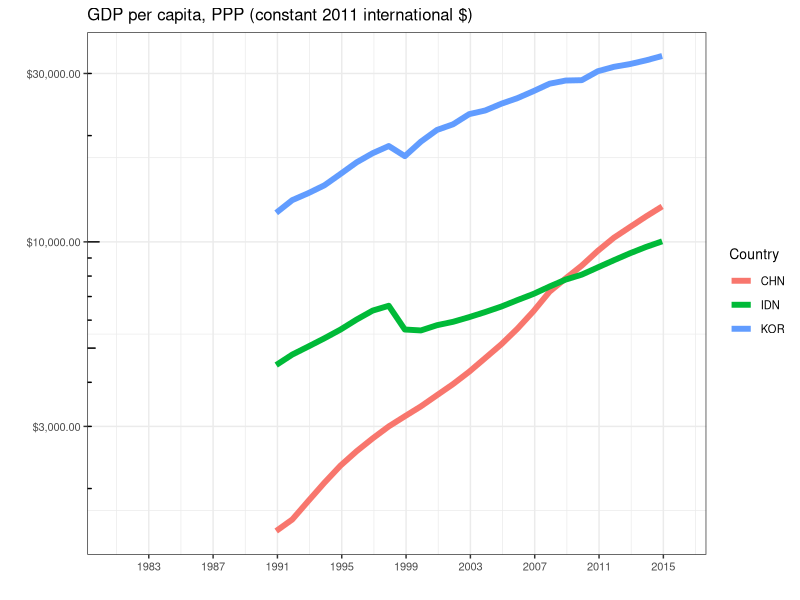
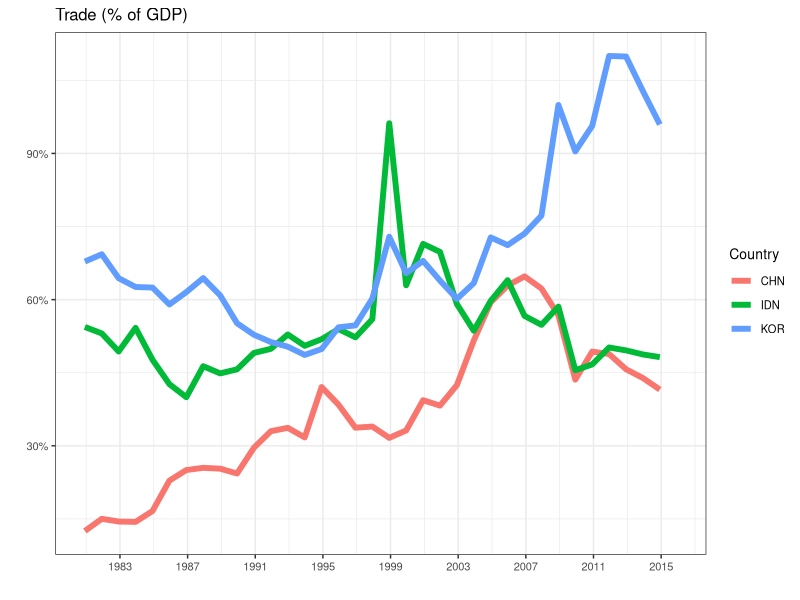
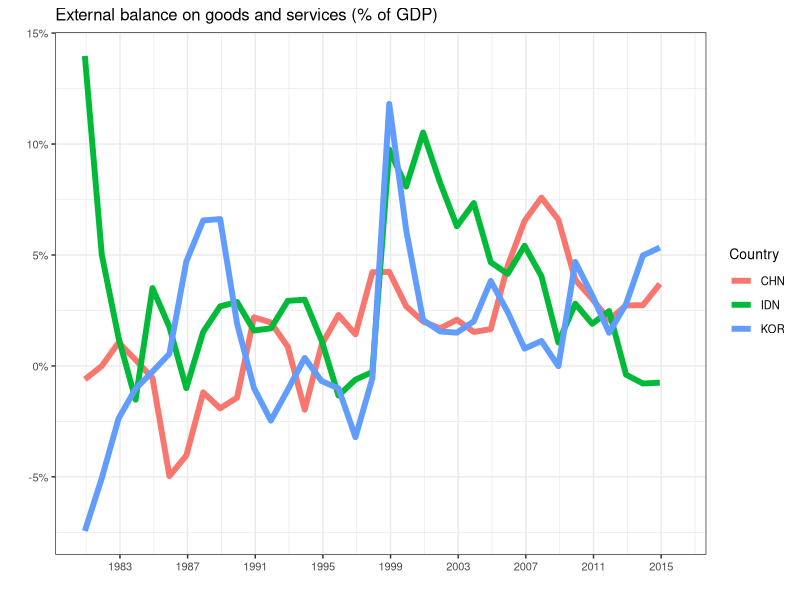
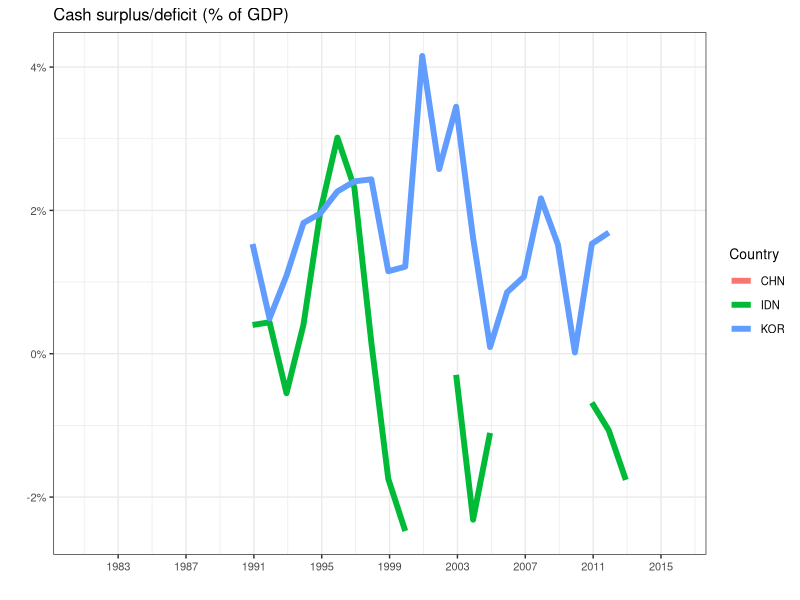
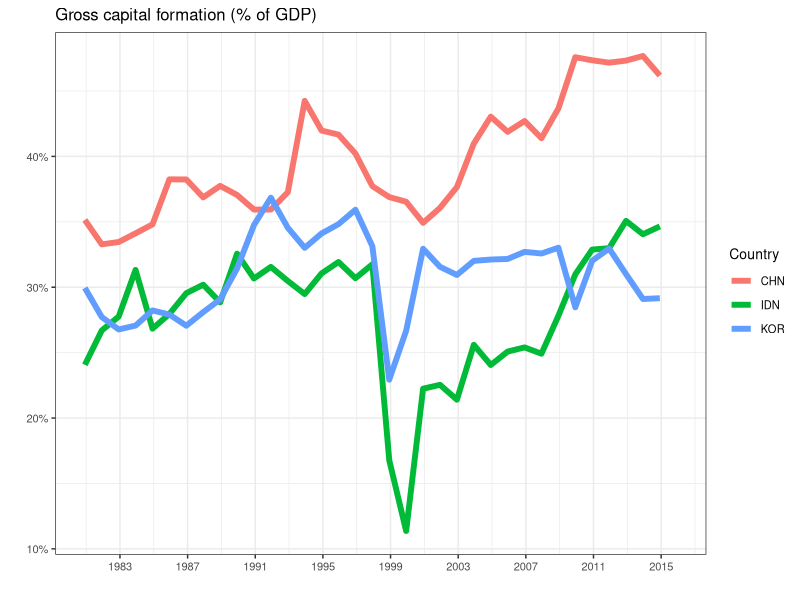
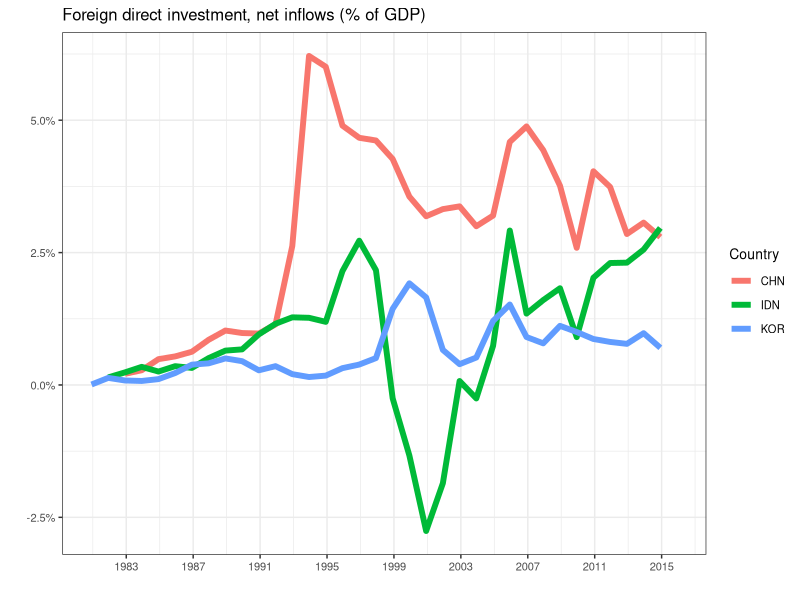
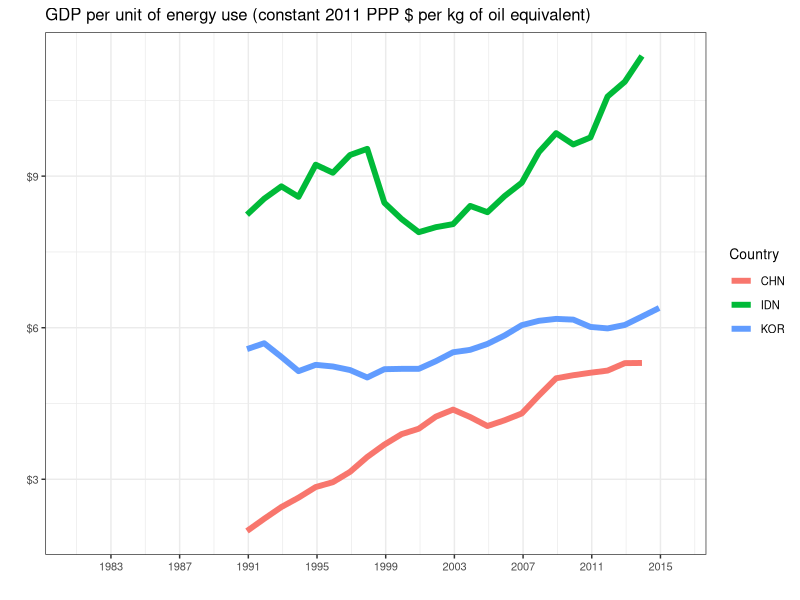
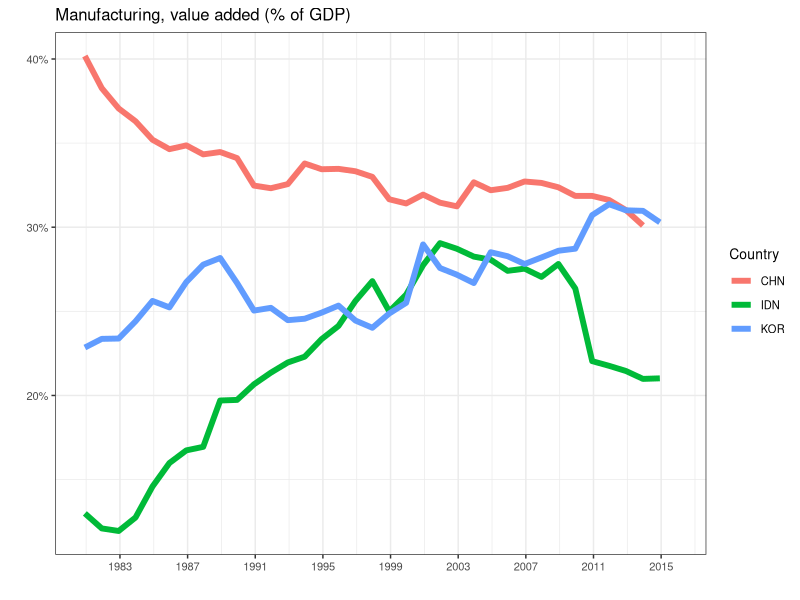

Here is the R script that generated these plots, in order:
## ---- chunk 1
library(reshape)
library(ggplot2)
library(plyr)
library(reshape)
library(scales)
library(ggthemes)

x <- read.csv (
    "Team-1-Data.csv", 
    na.strings=c("NA","NaN", " ", "..") 
    )

plotList <- read.csv("Team-1-Definition-and-Source.csv")

names(x)[5:40] <- c(1980:2015)
data <- subset(x, select=-c(Country.Name, Series.Name))
names(data)[1] <- "Country"
mdata <- melt(data, id=c("Series.Code","Country"), variable.name="Year", value.name="Value")
mdata$variable <- as.Date(mdata$variable, format="%Y")
## ---- chunk 2
### Plot 1
p <- ggplot (
    data = mdata[ which(mdata$Series.Code==plotList$Code[1]), ] 
    ,aes(x = variable, y = value, color = Country, group = Country)
)
p + geom_line(aes(), size=2) +
   theme_bw() +
#    theme_economist() + scale_colour_economist() +
    ggtitle(plotList$Indicator.Name[1]) +
    theme(text = element_text(size=10)) +
    scale_y_log10(name="", labels=dollar) + # This creates a log scale for Plot 1 only
    annotation_logticks(side = "l")  +
    scale_x_date(name = "", date_breaks = "4 years", date_labels = "%Y")

## ---- chunk 3
### Plot 2
p <- ggplot (
    data = mdata[ which(mdata$Series.Code==plotList$Code[2]), ] 
    ,aes(x = variable, y = value/100, color = Country, group = Country)
)
p + geom_line(aes(), size=2) +
   theme_bw() +
#    theme_economist() + scale_colour_economist() +
    ggtitle(plotList$Indicator.Name[2]) +
    scale_y_continuous(name="",labels=percent) + 
    theme(text = element_text(size=10)) +
    scale_x_date(name = "", date_breaks = "4 years", date_labels = "%Y") 
## ---- chunk 4
### Plot 3
p <- ggplot (
    data = mdata[ which(mdata$Series.Code==plotList$Code[3]), ] 
    ,aes(x = variable, y = value/100, color = Country, group = Country)
)
p + geom_line(aes(), size=2) +
   theme_bw() +
#    theme_economist() + scale_colour_economist() +
    ggtitle(plotList$Indicator.Name[3]) +
    scale_y_continuous(name="",labels=percent) + 
    theme(text = element_text(size=10)) +
    scale_x_date(name = "", date_breaks = "4 years", date_labels = "%Y") 
## ---- chunk 5
### Plot 4
p <- ggplot (
    data = mdata[ which(mdata$Series.Code==plotList$Code[4]), ] 
    ,aes(x = variable, y = value/100, color = Country, group = Country)
)
p + geom_line(aes(), size=2) +
   theme_bw() +
#    theme_economist() + scale_colour_economist() +
    ggtitle(plotList$Indicator.Name[4]) +
    scale_y_continuous(name="",labels=percent) + 
    theme(text = element_text(size=10)) +
    scale_x_date(name = "", date_breaks = "4 years", date_labels = "%Y") 
## ---- chunk 6
### Plot 5
p <- ggplot (
    data = mdata[ which(mdata$Series.Code==plotList$Code[5]), ] 
    ,aes(x = variable, y = value/100, color = Country, group = Country)
)
p + geom_line(aes(), size=2) +
   theme_bw() +
#    theme_economist() + scale_colour_economist() +
    ggtitle(plotList$Indicator.Name[5]) +
    scale_y_continuous(name="",labels=percent) + 
    theme(text = element_text(size=10)) +
    scale_x_date(name = "", date_breaks = "4 years", date_labels = "%Y") 
## ---- chunk 7
### Plot 6
p <- ggplot (
    data = mdata[ which(mdata$Series.Code==plotList$Code[6]), ] 
    ,aes(x = variable, y = value/100, color = Country, group = Country)
)
p + geom_line(aes(), size=2) +
   theme_bw() +
#    theme_economist() + scale_colour_economist() +
    ggtitle(plotList$Indicator.Name[6]) +
    scale_y_continuous(name="",labels=percent) + 
    theme(text = element_text(size=10)) +
    scale_x_date(name = "", date_breaks = "4 years", date_labels = "%Y") 
## ---- chunk 8
### Plot 7
p <- ggplot (
    data = mdata[ which(mdata$Series.Code==plotList$Code[7]), ] 
    ,aes(x = variable, y = value, color = Country, group = Country)
)
p + geom_line(aes(), size=2) +
   theme_bw() +
#    theme_economist() + scale_colour_economist() +
    ggtitle(plotList$Indicator.Name[7]) +
    theme(text = element_text(size=10)) +
    scale_y_continuous(name="", labels=dollar) + # This creates a log scale for Plot 1 only
    scale_x_date(name = "", date_breaks = "4 years", date_labels = "%Y") 
## ---- chunk 9
### Plot 8
p <- ggplot (
    data = mdata[ which(mdata$Series.Code==plotList$Code[8]), ] 
    ,aes(x = variable, y = value/100, color = Country, group = Country)
)
p + geom_line(aes(), size=2) +
   theme_bw() +
#    theme_economist() + scale_colour_economist() +
    ggtitle(plotList$Indicator.Name[8]) +
    scale_y_continuous(name="",labels=percent) + 
    theme(text = element_text(size=10)) +
    scale_x_date(name = "", date_breaks = "4 years", date_labels = "%Y") 
